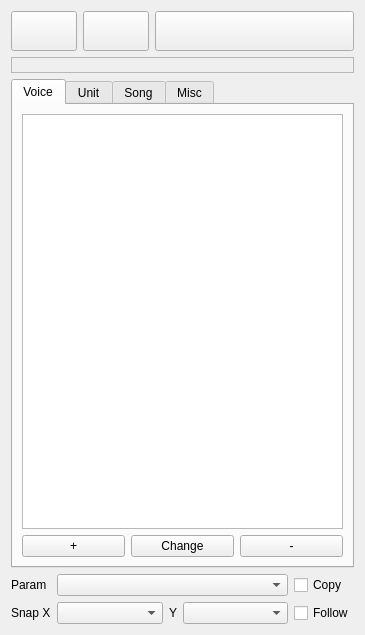
<?xml version="1.0" encoding="UTF-8"?>
<ui version="4.0">
 <class>SideMenu</class>
 <widget class="QWidget" name="SideMenu">
  <property name="geometry">
   <rect>
    <x>0</x>
    <y>0</y>
    <width>365</width>
    <height>635</height>
   </rect>
  </property>
  <property name="windowTitle">
   <string>Form</string>
  </property>
  <layout class="QVBoxLayout" name="verticalLayout">
   <item>
    <layout class="QHBoxLayout" name="horizontalLayout_2">
     <item>
      <widget class="QPushButton" name="playBtn">
       <property name="sizePolicy">
        <sizepolicy hsizetype="Minimum" vsizetype="Minimum">
         <horstretch>1</horstretch>
         <verstretch>0</verstretch>
        </sizepolicy>
       </property>
       <property name="minimumSize">
        <size>
         <width>0</width>
         <height>40</height>
        </size>
       </property>
       <property name="focusPolicy">
        <enum>Qt::NoFocus</enum>
       </property>
       <property name="text">
        <string/>
       </property>
       <property name="icon">
        <iconset theme=":/icons/play" resource="../../icons.qrc">
         <normaloff>:/icons/color/play</normaloff>:/icons/color/play</iconset>
       </property>
      </widget>
     </item>
     <item>
      <widget class="QPushButton" name="stopBtn">
       <property name="sizePolicy">
        <sizepolicy hsizetype="Minimum" vsizetype="Fixed">
         <horstretch>1</horstretch>
         <verstretch>0</verstretch>
        </sizepolicy>
       </property>
       <property name="minimumSize">
        <size>
         <width>0</width>
         <height>40</height>
        </size>
       </property>
       <property name="focusPolicy">
        <enum>Qt::NoFocus</enum>
       </property>
       <property name="text">
        <string/>
       </property>
       <property name="icon">
        <iconset theme=":/icons/stop" resource="../../icons.qrc">
         <normaloff>:/icons/color/stop</normaloff>:/icons/color/stop</iconset>
       </property>
      </widget>
     </item>
     <item>
      <widget class="QPushButton" name="saveBtn">
       <property name="sizePolicy">
        <sizepolicy hsizetype="Minimum" vsizetype="Fixed">
         <horstretch>3</horstretch>
         <verstretch>0</verstretch>
        </sizepolicy>
       </property>
       <property name="minimumSize">
        <size>
         <width>0</width>
         <height>40</height>
        </size>
       </property>
       <property name="focusPolicy">
        <enum>Qt::NoFocus</enum>
       </property>
       <property name="text">
        <string/>
       </property>
       <property name="icon">
        <iconset theme=":/icons/save">
         <normaloff>:/icons/light/save</normaloff>:/icons/light/save</iconset>
       </property>
      </widget>
     </item>
    </layout>
   </item>
   <item>
    <widget class="QFrame" name="volumeMeterWidget">
     <property name="minimumSize">
      <size>
       <width>0</width>
       <height>16</height>
      </size>
     </property>
     <property name="frameShape">
      <enum>QFrame::StyledPanel</enum>
     </property>
     <property name="frameShadow">
      <enum>QFrame::Raised</enum>
     </property>
     <layout class="QHBoxLayout" name="horizontalLayout_4"/>
    </widget>
   </item>
   <item>
    <widget class="QTabWidget" name="tabWidget">
     <property name="currentIndex">
      <number>0</number>
     </property>
     <widget class="QWidget" name="tab_2">
      <attribute name="title">
       <string>Voice</string>
      </attribute>
      <layout class="QVBoxLayout" name="verticalLayout_2">
       <item>
        <widget class="QTableView" name="woiceList">
         <property name="focusPolicy">
          <enum>Qt::NoFocus</enum>
         </property>
         <property name="selectionMode">
          <enum>QAbstractItemView::SingleSelection</enum>
         </property>
         <property name="selectionBehavior">
          <enum>QAbstractItemView::SelectRows</enum>
         </property>
         <property name="showGrid">
          <bool>false</bool>
         </property>
         <property name="gridStyle">
          <enum>Qt::NoPen</enum>
         </property>
         <attribute name="horizontalHeaderMinimumSectionSize">
          <number>24</number>
         </attribute>
         <attribute name="horizontalHeaderStretchLastSection">
          <bool>true</bool>
         </attribute>
         <attribute name="verticalHeaderVisible">
          <bool>false</bool>
         </attribute>
         <attribute name="verticalHeaderMinimumSectionSize">
          <number>24</number>
         </attribute>
         <attribute name="verticalHeaderDefaultSectionSize">
          <number>24</number>
         </attribute>
        </widget>
       </item>
       <item>
        <layout class="QHBoxLayout" name="horizontalLayout_7">
         <item>
          <widget class="QPushButton" name="addWoiceBtn">
           <property name="focusPolicy">
            <enum>Qt::NoFocus</enum>
           </property>
           <property name="text">
            <string>+</string>
           </property>
          </widget>
         </item>
         <item>
          <widget class="QPushButton" name="changeWoiceBtn">
           <property name="focusPolicy">
            <enum>Qt::NoFocus</enum>
           </property>
           <property name="text">
            <string>Change</string>
           </property>
          </widget>
         </item>
         <item>
          <widget class="QPushButton" name="removeWoiceBtn">
           <property name="focusPolicy">
            <enum>Qt::NoFocus</enum>
           </property>
           <property name="text">
            <string>-</string>
           </property>
          </widget>
         </item>
        </layout>
       </item>
      </layout>
     </widget>
     <widget class="QWidget" name="tab_7">
      <attribute name="title">
       <string>Unit</string>
      </attribute>
      <layout class="QVBoxLayout" name="verticalLayout_3">
       <item>
        <widget class="TableView" name="unitList">
         <property name="focusPolicy">
          <enum>Qt::NoFocus</enum>
         </property>
         <property name="selectionMode">
          <enum>QAbstractItemView::NoSelection</enum>
         </property>
         <property name="selectionBehavior">
          <enum>QAbstractItemView::SelectRows</enum>
         </property>
         <property name="showGrid">
          <bool>false</bool>
         </property>
         <property name="gridStyle">
          <enum>Qt::NoPen</enum>
         </property>
         <attribute name="horizontalHeaderMinimumSectionSize">
          <number>24</number>
         </attribute>
         <attribute name="horizontalHeaderStretchLastSection">
          <bool>true</bool>
         </attribute>
         <attribute name="verticalHeaderVisible">
          <bool>false</bool>
         </attribute>
         <attribute name="verticalHeaderMinimumSectionSize">
          <number>24</number>
         </attribute>
         <attribute name="verticalHeaderDefaultSectionSize">
          <number>24</number>
         </attribute>
        </widget>
       </item>
       <item>
        <layout class="QHBoxLayout" name="horizontalLayout">
         <item>
          <widget class="QPushButton" name="upUnitBtn">
           <property name="focusPolicy">
            <enum>Qt::NoFocus</enum>
           </property>
           <property name="text">
            <string/>
           </property>
           <property name="icon">
            <iconset>
             <normaloff>:/icons/light/up</normaloff>:/icons/light/up</iconset>
           </property>
          </widget>
         </item>
         <item>
          <widget class="QPushButton" name="downUnitBtn">
           <property name="focusPolicy">
            <enum>Qt::NoFocus</enum>
           </property>
           <property name="text">
            <string/>
           </property>
           <property name="icon">
            <iconset>
             <normaloff>:/icons/light/down</normaloff>:/icons/light/down</iconset>
           </property>
          </widget>
         </item>
        </layout>
       </item>
       <item>
        <layout class="QHBoxLayout" name="horizontalLayout_8">
         <item>
          <widget class="QPushButton" name="addUnitBtn">
           <property name="focusPolicy">
            <enum>Qt::NoFocus</enum>
           </property>
           <property name="text">
            <string>+</string>
           </property>
          </widget>
         </item>
         <item>
          <widget class="QPushButton" name="removeUnitBtn">
           <property name="focusPolicy">
            <enum>Qt::NoFocus</enum>
           </property>
           <property name="text">
            <string>-</string>
           </property>
          </widget>
         </item>
        </layout>
       </item>
      </layout>
     </widget>
     <widget class="QWidget" name="tab_3">
      <attribute name="title">
       <string>Song</string>
      </attribute>
      <layout class="QVBoxLayout" name="verticalLayout_7">
       <item>
        <widget class="QLabel" name="label_8">
         <property name="text">
          <string>Effect</string>
         </property>
        </widget>
       </item>
       <item>
        <widget class="QTableView" name="delayList">
         <property name="focusPolicy">
          <enum>Qt::NoFocus</enum>
         </property>
         <property name="showGrid">
          <bool>false</bool>
         </property>
         <property name="gridStyle">
          <enum>Qt::NoPen</enum>
         </property>
         <attribute name="horizontalHeaderMinimumSectionSize">
          <number>24</number>
         </attribute>
         <attribute name="horizontalHeaderStretchLastSection">
          <bool>true</bool>
         </attribute>
         <attribute name="verticalHeaderVisible">
          <bool>false</bool>
         </attribute>
        </widget>
       </item>
       <item>
        <widget class="QTableView" name="overdriveList">
         <property name="focusPolicy">
          <enum>Qt::NoFocus</enum>
         </property>
         <property name="frameShadow">
          <enum>QFrame::Plain</enum>
         </property>
         <property name="showGrid">
          <bool>false</bool>
         </property>
         <property name="gridStyle">
          <enum>Qt::NoPen</enum>
         </property>
         <attribute name="horizontalHeaderMinimumSectionSize">
          <number>24</number>
         </attribute>
         <attribute name="horizontalHeaderStretchLastSection">
          <bool>true</bool>
         </attribute>
         <attribute name="verticalHeaderVisible">
          <bool>false</bool>
         </attribute>
        </widget>
       </item>
       <item>
        <layout class="QHBoxLayout" name="horizontalLayout_10">
         <item>
          <widget class="QPushButton" name="addOverdriveBtn">
           <property name="focusPolicy">
            <enum>Qt::NoFocus</enum>
           </property>
           <property name="text">
            <string>+</string>
           </property>
          </widget>
         </item>
         <item>
          <widget class="QPushButton" name="removeOverdriveBtn">
           <property name="focusPolicy">
            <enum>Qt::NoFocus</enum>
           </property>
           <property name="text">
            <string>-</string>
           </property>
          </widget>
         </item>
        </layout>
       </item>
       <item>
        <widget class="Line" name="line">
         <property name="orientation">
          <enum>Qt::Horizontal</enum>
         </property>
        </widget>
       </item>
       <item>
        <layout class="QHBoxLayout" name="horizontalLayout_5">
         <item>
          <widget class="QLabel" name="label">
           <property name="text">
            <string>Tempo</string>
           </property>
          </widget>
         </item>
         <item>
          <widget class="QSpinBox" name="tempoSpin">
           <property name="buttonSymbols">
            <enum>QAbstractSpinBox::NoButtons</enum>
           </property>
           <property name="minimum">
            <number>20</number>
           </property>
           <property name="maximum">
            <number>600</number>
           </property>
           <property name="value">
            <number>120</number>
           </property>
          </widget>
         </item>
         <item>
          <widget class="QLabel" name="label_4">
           <property name="text">
            <string>Beats</string>
           </property>
          </widget>
         </item>
         <item>
          <widget class="QSpinBox" name="beatsSpin">
           <property name="buttonSymbols">
            <enum>QAbstractSpinBox::NoButtons</enum>
           </property>
           <property name="minimum">
            <number>1</number>
           </property>
           <property name="maximum">
            <number>16</number>
           </property>
           <property name="value">
            <number>4</number>
           </property>
          </widget>
         </item>
        </layout>
       </item>
      </layout>
     </widget>
     <widget class="QWidget" name="tab">
      <attribute name="title">
       <string>Misc</string>
      </attribute>
      <layout class="QVBoxLayout" name="verticalLayout_4">
       <item>
        <widget class="QLabel" name="label_6">
         <property name="text">
          <string>Users</string>
         </property>
        </widget>
       </item>
       <item>
        <widget class="QTableView" name="usersList">
         <property name="focusPolicy">
          <enum>Qt::NoFocus</enum>
         </property>
         <property name="selectionMode">
          <enum>QAbstractItemView::SingleSelection</enum>
         </property>
         <property name="selectionBehavior">
          <enum>QAbstractItemView::SelectRows</enum>
         </property>
         <property name="showGrid">
          <bool>false</bool>
         </property>
         <attribute name="horizontalHeaderVisible">
          <bool>false</bool>
         </attribute>
         <attribute name="horizontalHeaderMinimumSectionSize">
          <number>24</number>
         </attribute>
         <attribute name="horizontalHeaderDefaultSectionSize">
          <number>47</number>
         </attribute>
         <attribute name="verticalHeaderVisible">
          <bool>false</bool>
         </attribute>
         <attribute name="verticalHeaderMinimumSectionSize">
          <number>24</number>
         </attribute>
         <attribute name="verticalHeaderDefaultSectionSize">
          <number>26</number>
         </attribute>
        </widget>
       </item>
       <item>
        <widget class="QPushButton" name="watchBtn">
         <property name="focusPolicy">
          <enum>Qt::NoFocus</enum>
         </property>
         <property name="text">
          <string>Follow user</string>
         </property>
        </widget>
       </item>
       <item>
        <widget class="Line" name="line_2">
         <property name="orientation">
          <enum>Qt::Horizontal</enum>
         </property>
        </widget>
       </item>
       <item>
        <layout class="QHBoxLayout" name="horizontalLayout_6">
         <item>
          <widget class="QLabel" name="label_7">
           <property name="sizePolicy">
            <sizepolicy hsizetype="Fixed" vsizetype="Preferred">
             <horstretch>0</horstretch>
             <verstretch>0</verstretch>
            </sizepolicy>
           </property>
           <property name="text">
            <string>Vol</string>
           </property>
          </widget>
         </item>
         <item>
          <widget class="QSlider" name="volumeSlider">
           <property name="sizePolicy">
            <sizepolicy hsizetype="MinimumExpanding" vsizetype="Fixed">
             <horstretch>2</horstretch>
             <verstretch>0</verstretch>
            </sizepolicy>
           </property>
           <property name="focusPolicy">
            <enum>Qt::NoFocus</enum>
           </property>
           <property name="maximum">
            <number>100</number>
           </property>
           <property name="value">
            <number>100</number>
           </property>
           <property name="orientation">
            <enum>Qt::Horizontal</enum>
           </property>
          </widget>
         </item>
         <item>
          <widget class="QLabel" name="label_9">
           <property name="text">
            <string>Buf</string>
           </property>
          </widget>
         </item>
         <item>
          <widget class="QLineEdit" name="bufferLength">
           <property name="sizePolicy">
            <sizepolicy hsizetype="Expanding" vsizetype="Fixed">
             <horstretch>1</horstretch>
             <verstretch>0</verstretch>
            </sizepolicy>
           </property>
           <property name="focusPolicy">
            <enum>Qt::ClickFocus</enum>
           </property>
          </widget>
         </item>
        </layout>
       </item>
      </layout>
     </widget>
    </widget>
   </item>
   <item>
    <layout class="QGridLayout" name="gridLayout">
     <item row="1" column="1">
      <layout class="QHBoxLayout" name="horizontalLayout_11">
       <item>
        <widget class="QComboBox" name="quantX">
         <property name="sizePolicy">
          <sizepolicy hsizetype="Preferred" vsizetype="Fixed">
           <horstretch>0</horstretch>
           <verstretch>0</verstretch>
          </sizepolicy>
         </property>
         <property name="focusPolicy">
          <enum>Qt::NoFocus</enum>
         </property>
        </widget>
       </item>
       <item>
        <widget class="QLabel" name="label_3">
         <property name="sizePolicy">
          <sizepolicy hsizetype="Fixed" vsizetype="Preferred">
           <horstretch>0</horstretch>
           <verstretch>0</verstretch>
          </sizepolicy>
         </property>
         <property name="text">
          <string>Y</string>
         </property>
        </widget>
       </item>
       <item>
        <widget class="QComboBox" name="quantY">
         <property name="sizePolicy">
          <sizepolicy hsizetype="Preferred" vsizetype="Fixed">
           <horstretch>0</horstretch>
           <verstretch>0</verstretch>
          </sizepolicy>
         </property>
         <property name="focusPolicy">
          <enum>Qt::NoFocus</enum>
         </property>
        </widget>
       </item>
      </layout>
     </item>
     <item row="0" column="2">
      <widget class="QCheckBox" name="copyCheckbox">
       <property name="focusPolicy">
        <enum>Qt::NoFocus</enum>
       </property>
       <property name="toolTip">
        <string>Include this parameter when copying and pasting</string>
       </property>
       <property name="text">
        <string>Copy</string>
       </property>
      </widget>
     </item>
     <item row="0" column="0">
      <widget class="QLabel" name="label_5">
       <property name="sizePolicy">
        <sizepolicy hsizetype="Minimum" vsizetype="Preferred">
         <horstretch>0</horstretch>
         <verstretch>0</verstretch>
        </sizepolicy>
       </property>
       <property name="text">
        <string>Param</string>
       </property>
      </widget>
     </item>
     <item row="0" column="1">
      <widget class="QComboBox" name="paramSelection">
       <property name="sizePolicy">
        <sizepolicy hsizetype="MinimumExpanding" vsizetype="Fixed">
         <horstretch>0</horstretch>
         <verstretch>0</verstretch>
        </sizepolicy>
       </property>
       <property name="focusPolicy">
        <enum>Qt::NoFocus</enum>
       </property>
      </widget>
     </item>
     <item row="1" column="0">
      <widget class="QLabel" name="label_2">
       <property name="sizePolicy">
        <sizepolicy hsizetype="Minimum" vsizetype="Preferred">
         <horstretch>0</horstretch>
         <verstretch>0</verstretch>
        </sizepolicy>
       </property>
       <property name="text">
        <string>Snap X</string>
       </property>
      </widget>
     </item>
     <item row="1" column="2">
      <widget class="QCheckBox" name="followCheckbox">
       <property name="focusPolicy">
        <enum>Qt::NoFocus</enum>
       </property>
       <property name="toolTip">
        <string>Follow the playhead when playing</string>
       </property>
       <property name="text">
        <string>Follow</string>
       </property>
      </widget>
     </item>
    </layout>
   </item>
   <item>
    <layout class="QHBoxLayout" name="horizontalLayout_3"/>
   </item>
  </layout>
 </widget>
 <customwidgets>
  <customwidget>
   <class>TableView</class>
   <extends>QTableView</extends>
   <header>editor/sidemenu/TableView.h</header>
  </customwidget>
 </customwidgets>
 <resources>
  <include location="../../icons.qrc"/>
 </resources>
 <connections/>
</ui>
